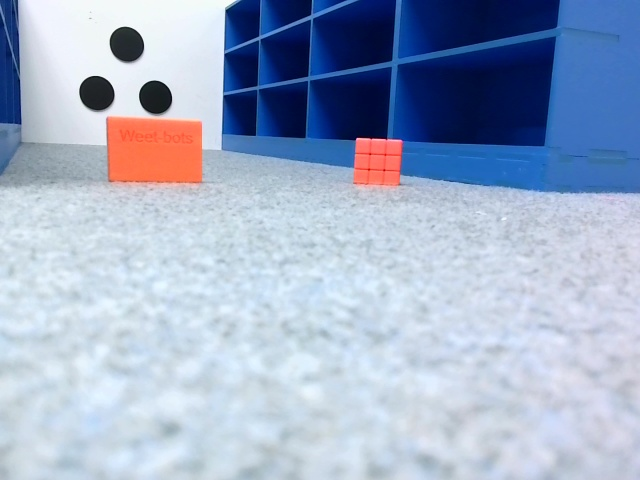
#> input picture test/test_data/test_frame_1755669578238008150.jpg, 640 x 480 px, given in place of the camera
$ python camera.py
#> lines starting #> are read from the running program, lines starting #| are printed output that depends on the picture; after the words box and inside, x2 and y2 are one past the last pixel; in counts of white or black regions, pixels touching at a corner belong together
import cv2
import numpy as np

# Open the camera
cap = cv2.VideoCapture(0)  # Might need to change 0 to 1 depending on your USB camera

while True:
    ret, frame = cap.read()
#> frame is the input picture: shape (480, 640, 3); mean B, G, R 199, 173.7, 159.6
    if not ret:
        break

    # Convert frame to HSV
    hsv = cv2.cvtColor(frame, cv2.COLOR_BGR2HSV)
#> hsv: shape (480, 640, 3); mean H, S, V 104.3, 79.8, 203.5

    # Define color ranges
    # Red is tricky because it wraps around HSV 0, so we need two ranges
    lower_red1 = np.array([0, 120, 70])
    upper_red1 = np.array([10, 255, 255])
    lower_red2 = np.array([170, 120, 70])
    upper_red2 = np.array([180, 255, 255])

    # Yellow range
    lower_yellow = np.array([20, 100, 100])
    upper_yellow = np.array([30, 255, 255])

    # Create masks
    mask_red1 = cv2.inRange(hsv, lower_red1, upper_red1)
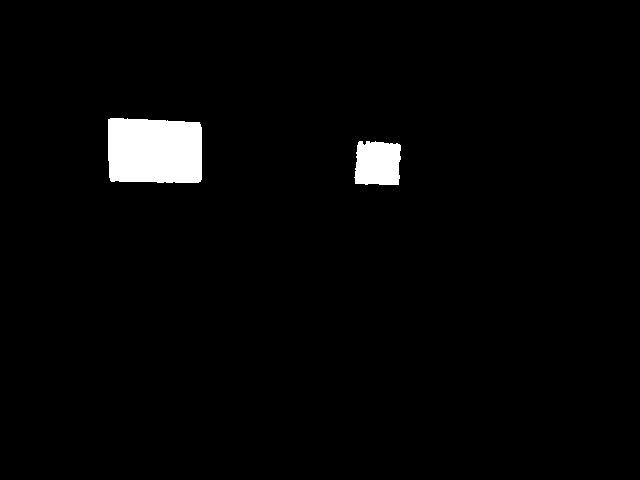
#> mask_red1: shape (480, 640); 2.5% white; 2 white regions, box (x1, y1, x2, y2) and area: (108, 118, 202, 183) 5830, (354, 141, 401, 185) 1839
    mask_red2 = cv2.inRange(hsv, lower_red2, upper_red2)
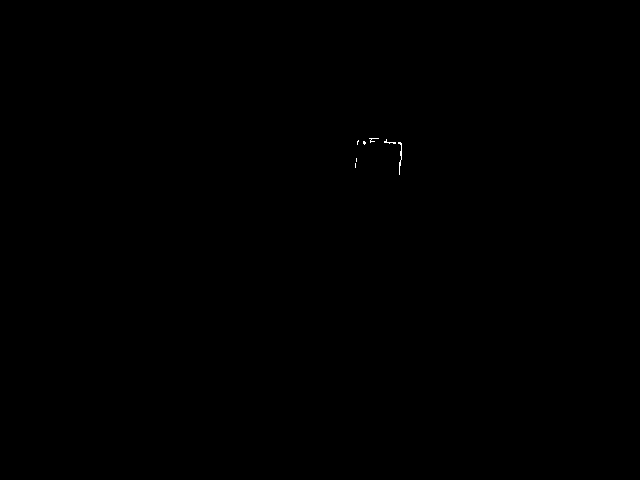
#> mask_red2: shape (480, 640); 0.04% white in thin lines or dots, all inside (x1, y1, x2, y2) = (355, 138, 402, 175)
    mask_red = cv2.bitwise_or(mask_red1, mask_red2)
#> mask_red: shape (480, 640); 2.5% white; 2 white regions

    mask_yellow = cv2.inRange(hsv, lower_yellow, upper_yellow)
#> mask_yellow: shape (480, 640); every value is 0

    # Find contours for red
    contours_red, _ = cv2.findContours(mask_red, cv2.RETR_TREE, cv2.CHAIN_APPROX_SIMPLE)
#> contours_red = 2 contours; box (x1, y1, x2, y2) and area: (108, 118, 202, 183) 5678, (354, 138, 402, 185) 1852
    for cnt in contours_red:
        area = cv2.contourArea(cnt)
        if area > 500:  # Ignore small noise
            x, y, w, h = cv2.boundingRect(cnt)
            cv2.rectangle(frame, (x, y), (x+w, y+h), (0, 0, 255), 2)
            cv2.putText(frame, "Red Can", (x, y-10), cv2.FONT_HERSHEY_SIMPLEX, 0.6, (0, 0, 255), 2)
#> this loop made 2 passes
#> (area, x, y, w, h) on passes 1 to 2: (1852.5, 354, 138, 48, 47), (5678.5, 108, 118, 94, 65)
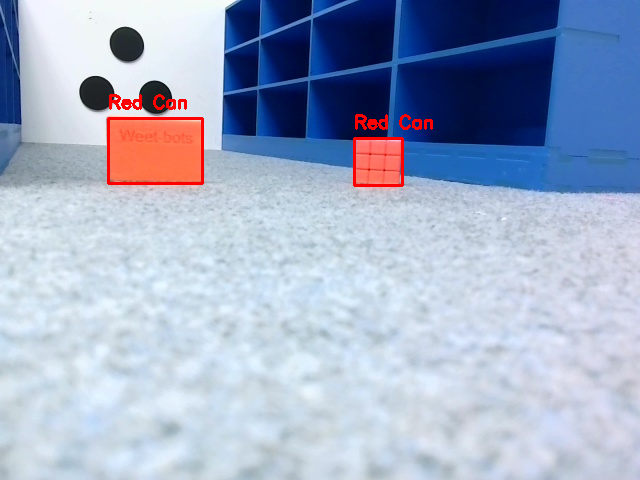
#> frame: shape (480, 640, 3); 0.85% of pixels changed, all inside (x1, y1, x2, y2) = (107, 94, 433, 187)

    # Find contours for yellow
    contours_yellow, _ = cv2.findContours(mask_yellow, cv2.RETR_TREE, cv2.CHAIN_APPROX_SIMPLE)
#> contours_yellow = []
    for cnt in contours_yellow:
        area = cv2.contourArea(cnt)
        if area > 500:  # Ignore small noise
            x, y, w, h = cv2.boundingRect(cnt)
            cv2.rectangle(frame, (x, y), (x+w, y+h), (0, 255, 255), 2)
            cv2.putText(frame, "Yellow", (x, y-10), cv2.FONT_HERSHEY_SIMPLEX, 0.6, (0, 255, 255), 2)
#> this loop made 0 passes

    # Show the result
    cv2.imshow('Detected Cans', frame)

    # Exit when 'q' key is pressed
    if cv2.waitKey(1) & 0xFF == ord('q'):
#> (key q is pressed here)
        break

# Release resources
cap.release()
cv2.destroyAllWindows()
